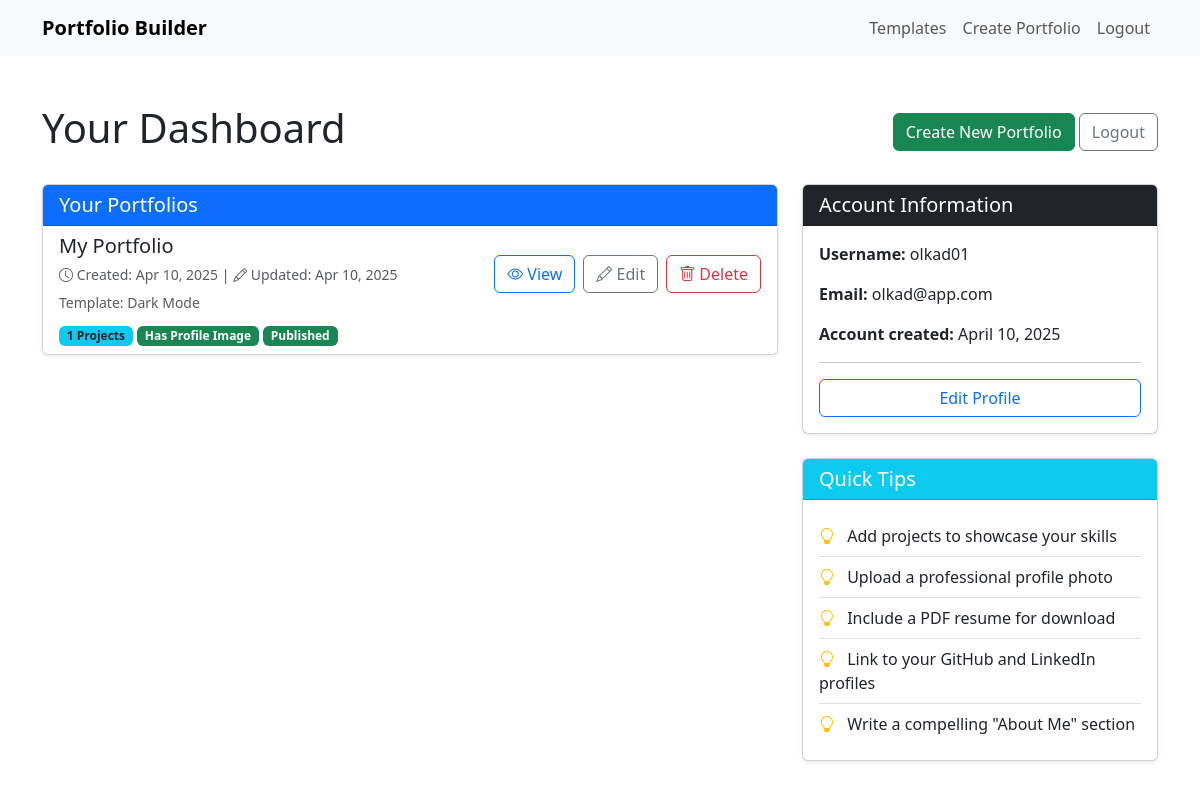
/portfolio/dashboard/ (signed in), run on an earlier commit of the app's database.
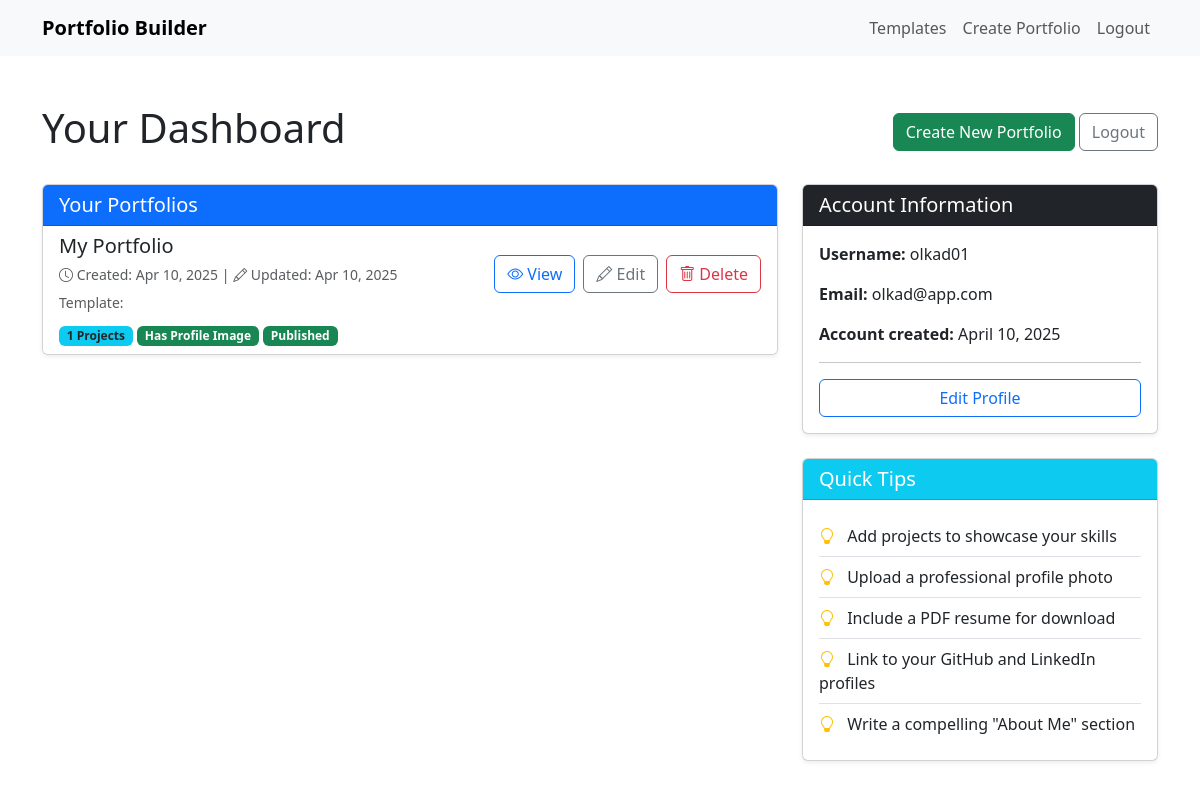
And on a later commit of the database.
### portfolio/models.py (models this page shows, shortened)
class Portfolio(models.Model):
    user = models.ForeignKey(User, on_delete=models.CASCADE, related_name='portfolios')
    template = models.ForeignKey(Template, on_delete=models.SET_NULL, null=True)
    title = models.CharField(max_length=200)
    about_me = models.TextField()
    profile_image = models.ImageField(upload_to='profile_images/')
    contact_email = models.EmailField()
    linkedin_url = models.URLField(blank=True)
    github_url = models.URLField(blank=True)
    resume = models.FileField(upload_to='resumes/', blank=True, null=True)
    slug = models.SlugField(max_length=255, unique=True, blank=True)
    published = models.BooleanField(default=False)
    created_at = models.DateTimeField(auto_now_add=True)
    updated_at = models.DateTimeField(auto_now=True)

class Template(models.Model):
    name = models.CharField(max_length=100)
    description = models.TextField()
    thumbnail = models.ImageField(upload_to='thumbnails/')
    preview_url = models.URLField(blank=True)
    is_active = models.BooleanField(default=True)
    created_at = models.DateTimeField(auto_now_add=True)

### portfolio/views.py (the view)
# urls.py: path("dashboard/", views.dashboard, name="dashboard"),
@login_required
def dashboard(request):
    portfolios = Portfolio.objects.filter(user=request.user).order_by('-created_at')
    return render(request, 'portfolio/dashboard.html', {'portfolios': portfolios})

### portfolio/templates/portfolio/dashboard.html (shortened to what this page needs)
{% extends 'base.html' %}
{% block content %}
<div class="container mt-5">
    <div class="d-flex justify-content-between align-items-center mb-4">
        <h1>Your Dashboard</h1>
        <div>
            <a href="{% url 'templates' %}" class="btn btn-success">Create New Portfolio</a>
            <a href="{% url 'logout' %}" class="btn btn-outline-secondary">Logout</a>
        </div>
    </div>
    <div class="row">
        <div class="col-lg-8">
            {% if portfolios %}
            <div class="card shadow-sm mb-4">
                <div class="card-header bg-primary text-white">
                    <h5 class="mb-0">Your Portfolios</h5>
                </div>
                <div class="list-group list-group-flush">
                    {% for portfolio in portfolios %}
                    <div class="list-group-item">
                        <div class="d-flex justify-content-between align-items-center">
                            <div>
                                <h5 class="mb-1">{{ portfolio.title }}</h5>
                                <p class="text-muted mb-1">
                                    <small>
                                        <i class="bi bi-clock"></i> Created: {{ portfolio.created_at|date:"M d, Y" }}
                                        {% if portfolio.updated_at %}
                                        | <i class="bi bi-pencil"></i> Updated: {{ portfolio.updated_at|date:"M d, Y" }}
                                        {% endif %}
                                    </small>
                                </p>
                                <p class="text-muted mb-0"><small>Template: {{ portfolio.template.name }}</small></p>
                            </div>
                            <div class="d-flex gap-2">
                                {% if portfolio.slug %}
                                <a href="{% url 'view_portfolio' portfolio.slug %}" class="btn btn-outline-primary" target="_blank">
                                    <i class="bi bi-eye"></i> View
                                </a>
                                {% endif %}
                                <a href="{% url 'edit_portfolio' portfolio.id %}" class="btn btn-outline-secondary">
                                    <i class="bi bi-pencil"></i> Edit
                                </a>
                                <form method="post" action="{% url 'delete_portfolio' portfolio.id %}" onsubmit="return confirm('Are you sure you want to delete this portfolio?');" class="d-inline">
                                    <button type="submit" class="btn btn-outline-danger">
                                        <i class="bi bi-trash"></i> Delete
                                    </button>
                                </form>
                            </div>
                        </div>
                        {% if portfolio.projects.count > 0 %}
                        <div class="mt-2">
                            <span class="badge bg-info text-dark">{{ portfolio.projects.count }} Projects</span>
                            {% if portfolio.profile_image %}
                            <span class="badge bg-success text-white">Has Profile Image</span>
                            {% endif %}
                            {% if portfolio.published %}
                            <span class="badge bg-success text-white">Published</span>
                            {% else %}
                            <span class="badge bg-warning text-dark">Draft</span>
                            {% endif %}
                        </div>
                        {% else %}
                        <div class="alert alert-warning mt-2 mb-0 py-2">
                            <small><i class="bi bi-exclamation-triangle me-2"></i>This portfolio has no projects. <a href="{% url 'add_project' portfolio.id %}">Add a project</a> to make it complete.</small>
                        </div>
                        {% endif %}
                    </div>
                    {% endfor %}
                </div>
            </div>
            {% endif %}
        </div>
        <div class="col-lg-4">
            <div class="card shadow-sm mb-4">
                <div class="card-header bg-dark text-white">
                    <h5 class="mb-0">Account Information</h5>
                </div>
                <div class="card-body">
                    <p><strong>Username:</strong> {{ user.username }}</p>
                    <p><strong>Email:</strong> {{ user.email }}</p>
                    <p><strong>Account created:</strong> {{ user.date_joined|date:"F d, Y" }}</p>
                    <hr>
                    <div class="d-grid">
                        <a href="{% url 'edit_profile' %}" class="btn btn-outline-primary">Edit Profile</a>
                    </div>
                </div>
            </div>
            <div class="card shadow-sm">
                <div class="card-header bg-info text-white">
                    <h5 class="mb-0">Quick Tips</h5>
                </div>
                <div class="card-body">
                    <ul class="list-group list-group-flush">
                        <li class="list-group-item px-0">
                            <i class="bi bi-lightbulb text-warning me-2"></i>
                            Add projects to showcase your skills
                        </li>
                        <li class="list-group-item px-0">
                            <i class="bi bi-lightbulb text-warning me-2"></i>
                            Upload a professional profile photo
                        </li>
                        <li class="list-group-item px-0">
                            <i class="bi bi-lightbulb text-warning me-2"></i>
                            Include a PDF resume for download
                        </li>
                        <li class="list-group-item px-0">
                            <i class="bi bi-lightbulb text-warning me-2"></i>
                            Link to your GitHub and LinkedIn profiles
                        </li>
                        <li class="list-group-item px-0">
                            <i class="bi bi-lightbulb text-warning me-2"></i>
                            Write a compelling "About Me" section
                        </li>
                    </ul>
                </div>
            </div>
        </div>
    </div>
</div>
{% endblock %}

### portfolio/templates/base.html (shortened to what this page needs)
<!DOCTYPE html>
<html lang="en">
<head>
    <link href="https://cdn.jsdelivr.net/npm/bootstrap@5.3.0/dist/css/bootstrap.min.css" rel="stylesheet">
    <link rel="stylesheet" href="https://cdn.jsdelivr.net/npm/bootstrap-icons@1.9.1/font/bootstrap-icons.css">
</head>
<body>
    <nav class="navbar navbar-expand-lg navbar-light bg-light">
        <div class="container">
            <a class="navbar-brand" href="{% url 'index' %}">Portfolio Builder</a>
            <div class="collapse navbar-collapse" id="navbarNav">
                <ul class="navbar-nav ms-auto">
                    {% if user.is_authenticated %}
                        <li class="nav-item">
                            <a class="nav-link" href="{% url 'templates' %}">Templates</a>
                        </li>
                        <li class="nav-item">
                            <a class="nav-link" href="{% url 'create_portfolio' %}">Create Portfolio</a>
                        </li>
                        <li class="nav-item">
                            <a class="nav-link" href="{% url 'logout' %}">Logout</a>
                        </li>
                    {% endif %}
                </ul>
            </div>
        </div>
    </nav>
    <main>
        {% block content %}
        {% endblock %}
    </main>
</body>
</html>

### portfolio/templates/base.html (style rules this page uses)
.navbar-brand { font-weight: bold; }

What changed in the data, as far as the page shows it:
changed Portfolio "My Portfolio": template.name "Dark Mode" → (not shown)
